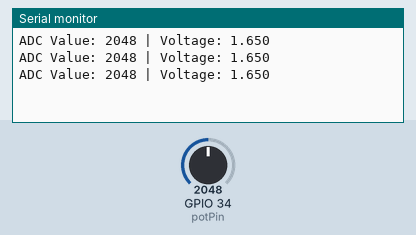
A sketch run on a simulated ESP32. Parts: the last lines printed to the serial monitor. Inputs (shaded band) come from the test bench; at power-on: GPIO 34 (potPin) = 2048.

Above: at 2.2 s.
2.3 s: GPIO 34 (potPin) set to 2866
At 2.9 s:
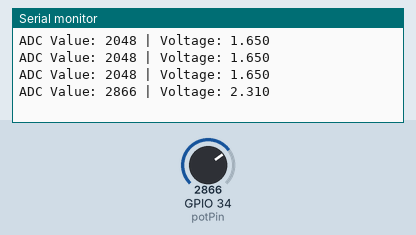
3.8 s: GPIO 34 (potPin) set to 3603
At 4.4 s:
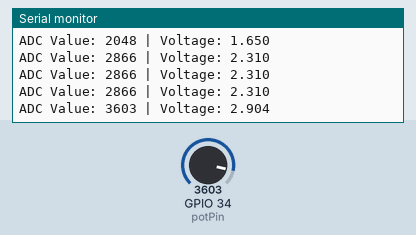
Timing chart, 0 to 6.8 s (numbered marks = the images above; inputs shaded):
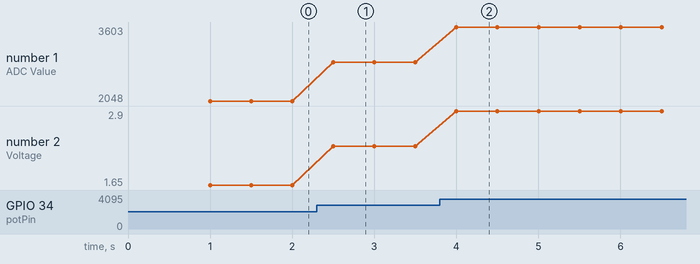

The sketch:

WheatstoneBridgeVR.ino
```cpp
// Potentiometer is connected to GPIO 34 (Analog ADC1_CH6)
const int potPin = 34;

// Variable for storing the potentiometer value
int potValue = 0;

// Reference voltage of the ESP32 (3.3V)
const float Vref = 3.3;

void setup() {
  Serial.begin(115200);  // Initialize serial communication at 115200 baud
  delay(1000);           // Delay for serial connection stability
}

void loop() {
  // Reading potentiometer value
  potValue = analogRead(potPin);

  // Convert the ADC reading to a voltage
  float voltage = (potValue / 4095.0) * Vref;

  // Display the ADC value and the voltage
  Serial.print("ADC Value: ");
  Serial.print(potValue);
  Serial.print(" | Voltage: ");
  Serial.println(voltage, 3);  // Print voltage with 3 decimal places

  delay(500);  // Delay for readability
}
```

Measured:
- after the input at 2.3 s, the serial monitor: prints a new line after 0.20 s (image 1)
- after the input at 3.8 s, the serial monitor: prints a new line after 0.20 s (image 2)
- plotted number 1: 2048 → 2866 after the input at 2.3 s, 2866 → 3603 after the input at 3.8 s
- plotted number 2: 1.65 → 2.31 after the input at 2.3 s, 2.31 → 2.9 after the input at 3.8 s
